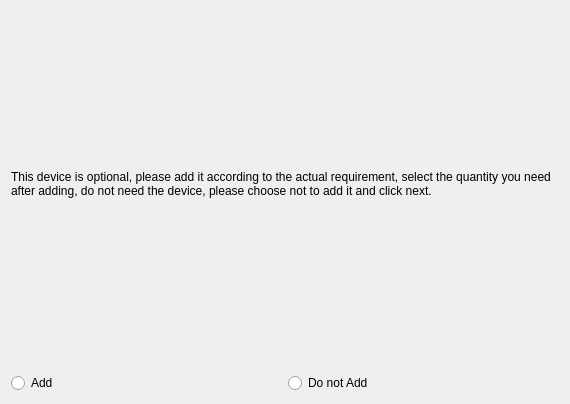
<?xml version="1.0" encoding="UTF-8"?>
<ui version="4.0">
 <class>GuidLaserSetting</class>
 <widget class="QWidget" name="GuidLaserSetting">
  <property name="geometry">
   <rect>
    <x>0</x>
    <y>0</y>
    <width>570</width>
    <height>404</height>
   </rect>
  </property>
  <property name="windowTitle">
   <string>Form</string>
  </property>
  <layout class="QVBoxLayout" name="verticalLayout" stretch="1,1,8">
   <property name="topMargin">
    <number>0</number>
   </property>
   <item>
    <widget class="QLabel" name="label">
     <property name="text">
      <string>This device is optional, please add it according to the actual requirement, select the quantity you need after adding, do not need the device, please choose not to add it and click next.</string>
     </property>
     <property name="wordWrap">
      <bool>true</bool>
     </property>
    </widget>
   </item>
   <item>
    <layout class="QHBoxLayout" name="horizontalLayout_5">
     <item>
      <widget class="QRadioButton" name="radioButton_set">
       <property name="text">
        <string>Add</string>
       </property>
      </widget>
     </item>
     <item>
      <widget class="QRadioButton" name="radioButton_ignore">
       <property name="text">
        <string>Do not Add</string>
       </property>
      </widget>
     </item>
    </layout>
   </item>
   <item>
    <layout class="QVBoxLayout" name="vLayout_content"/>
   </item>
  </layout>
 </widget>
 <resources/>
 <connections/>
</ui>
